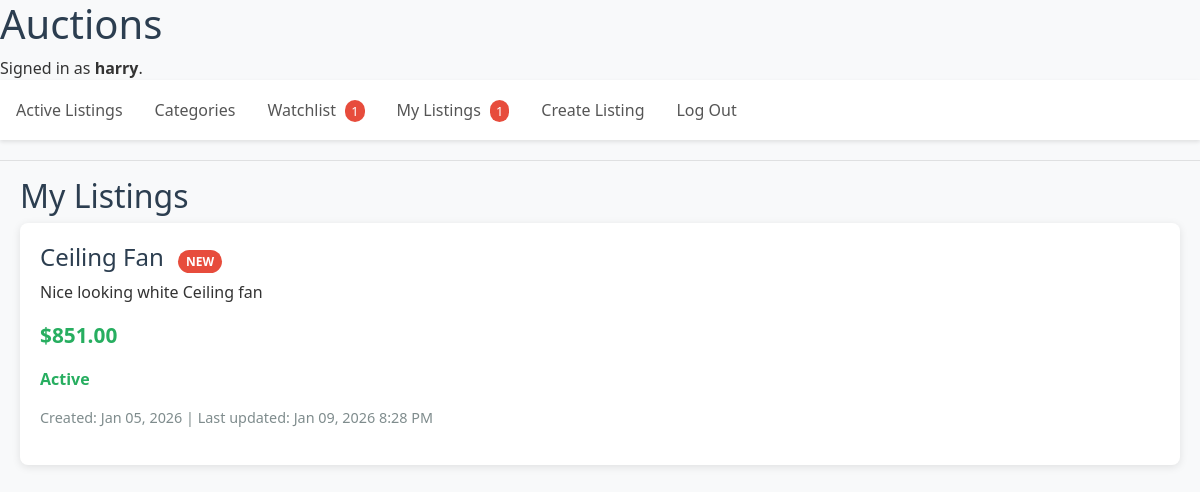
Screenshot of /my-listings (signed in) with the database file from the repository.
### auctions/models.py (models this page shows, shortened)
class User(AbstractUser):
    pass
    watchlist = models.ManyToManyField("Listing", blank=True, related_name="watchers")

class Listing(models.Model):
    title = models.CharField(max_length=64)
    description = models.TextField()
    starting_bid = models.DecimalField(max_digits=10, decimal_places=2)
    image_url = models.URLField(blank=True)
    category = models.CharField(max_length=64, blank=True)
    creator = models.ForeignKey(User, on_delete=models.CASCADE, related_name="listings")
    active = models.BooleanField(default=True)
    created_at = models.DateTimeField(auto_now_add=True)
    winner = models.ForeignKey(User, on_delete=models.SET_NULL, null=True, blank=True, related_name="won_auctions")
    last_updated = models.DateTimeField(auto_now=True)

### auctions/views.py (the view)
# urls.py: path("my-listings", views.my_listings, name="my_listings"),
@login_required
@login_required
def my_listings(request):
    listings = Listing.objects.filter(creator=request.user).order_by('-active', '-last_updated')
    listings_with_updates = []
    for listing in listings:
        bids = listing.bids.all()
        if bids.exists():
            listing.current_price = bids.order_by('-amount').first().amount
        else:
            listing.current_price = listing.starting_bid
        try:
            lv = ListingView.objects.get(user=request.user, listing=listing)
            has_updates = (
                Bid.objects.filter(listing=listing, bid_time__gt=lv.last_seen).exists() or
                Comment.objects.filter(listing=listing, comment_time__gt=lv.last_seen).exists()
            )
        except ListingView.DoesNotExist:
            has_updates = True  # Never seen = has updates
        listing.has_updates = has_updates
        listings_with_updates.append(listing)
    return render(request, "auctions/my_listings.html", {
        "listings": listings_with_updates
    })

### auctions/templates/auctions/my_listings.html (shortened to what this page needs)
{% extends "auctions/layout.html" %}
{% block body %}
<div class="container">
    <h2>My Listings</h2>
    {% if listings %}
        {% for listing in listings %}
            <div class="listing-card">
                <h3>
                    <a href="{% url 'listing' listing.id %}">
                        {{ listing.title }}
                        {% if listing.has_updates %}
                            <span class="badge-new">NEW</span>
                        {% endif %}
                    </a>
                </h3>
                <p>{{ listing.description }}</p>
                <p class="price">${{ listing.current_price }}</p>
                {% if listing.active %}
                    <p class="status-active">Active</p>
                {% endif %}
                <p class="small-text">Created: {{ listing.created_at|date:"M d, Y" }} | Last updated: {{ listing.last_updated|date:"M d, Y g:i A" }}</p>
            </div>
        {% endfor %}
    {% else %}
        <div class="listing-card">
            <p>You haven't created any listings yet.</p>
            <a href="{% url 'create_listing' %}" class="btn btn-primary">Create Your First Listing</a>
        </div>
    {% endif %}
</div>
{% endblock %}

### auctions/templates/auctions/layout.html (shortened to what this page needs)
{% load static %}
<!DOCTYPE html>
<html lang="en">
    <head>
        <link rel="stylesheet" href="https://stackpath.bootstrapcdn.com/bootstrap/4.4.1/css/bootstrap.min.css">
        <link href="{% static 'auctions/styles.css' %}" rel="stylesheet">
    </head>
    <body>
        <h1>Auctions</h1>
        <div>
            {% if user.is_authenticated %}
                Signed in as <strong>{{ user.username }}</strong>.
            {% else %}
                Not signed in.
            {% endif %}
        </div>
        <ul class="nav">
            <li class="nav-item">
                <a class="nav-link" href="{% url 'index' %}">Active Listings</a>
            </li>
            <li class="nav-item">
                <a class="nav-link" href="{% url 'categories' %}">Categories</a>
            </li>
            {% if user.is_authenticated %}
                <li class="nav-item">
                    <a class="nav-link" href="{% url 'watchlist' %}">
                        Watchlist
                        {% if watchlist_notifications > 0 %}
                            <span class="notification-count">{{ watchlist_notifications }}</span>
                        {% endif %}
                    </a>
                </li>
                <li class="nav-item">
                    <a class="nav-link" href="{% url 'my_listings' %}">
                        My Listings
                        {% if my_listings_notifications > 0 %}
                            <span class="notification-count">{{ my_listings_notifications }}</span>
                        {% endif %}
                    </a>
                </li>
                <li class="nav-item">
                    <a class="nav-link" href="{% url 'create_listing' %}">Create Listing</a>
                </li>
                <li class="nav-item">
                    <a class="nav-link" href="{% url 'logout' %}">Log Out</a>
                </li>
            {% endif %}
        </ul>
        <hr>
        {% block body %}
        {% endblock %}
    </body>
</html>

### auctions/static/auctions/styles.css (style rules this page uses)
body { font-family: 'Segoe UI', Tahoma, Geneva, Verdana, sans-serif; background-color: #f8f9fa; color: #333; }
h1, h2, h3 { color: #2c3e50; }
.nav { background-color: white; padding: 10px 0; box-shadow: 0 2px 4px rgba(0,0,0,0.1); margin-bottom: 20px; }
.nav-link { color: #555 !important; font-weight: 500; transition: color 0.3s; }
.listing-card { background: white; border-radius: 8px; padding: 20px; margin-bottom: 20px; box-shadow: 0 2px 8px rgba(0,0,0,0.1); transition: transform 0.2s, box-shadow 0.2s; }
.listing-card h3 { margin-top: 0; font-size: 1.5rem; }
.listing-card h3 a { color: #2c3e50; text-decoration: none; transition: color 0.3s; }
.price { font-size: 1.3rem; color: #27ae60; font-weight: bold; }
.badge-new { background-color: #e74c3c; color: white; padding: 3px 8px; border-radius: 12px; font-size: 0.75rem; font-weight: bold; margin-left: 8px; }
.notification-count { background-color: #e74c3c; color: white; border-radius: 10px; padding: 2px 6px; font-size: 0.8rem; margin-left: 5px; }
.status-active { color: #27ae60; font-weight: bold; }
.container { max-width: 1200px; margin: 0 auto; padding: 0 20px; }
ul { list-style: none; padding: 0; }
small, .small-text { color: #7f8c8d; font-size: 0.9rem; }

### rows the page displays
User: username "harry"
Listing: title "Ceiling Fan", shows "NEW", description "Nice looking white Ceiling fan", current_price "851.00", active "Active", created_at "Jan 05, 2026", last_updated "Jan 09, 2026 8:28 PM"

### other values shown
{{ watchlist_notifications }} "1"
{{ my_listings_notifications }} "1"
